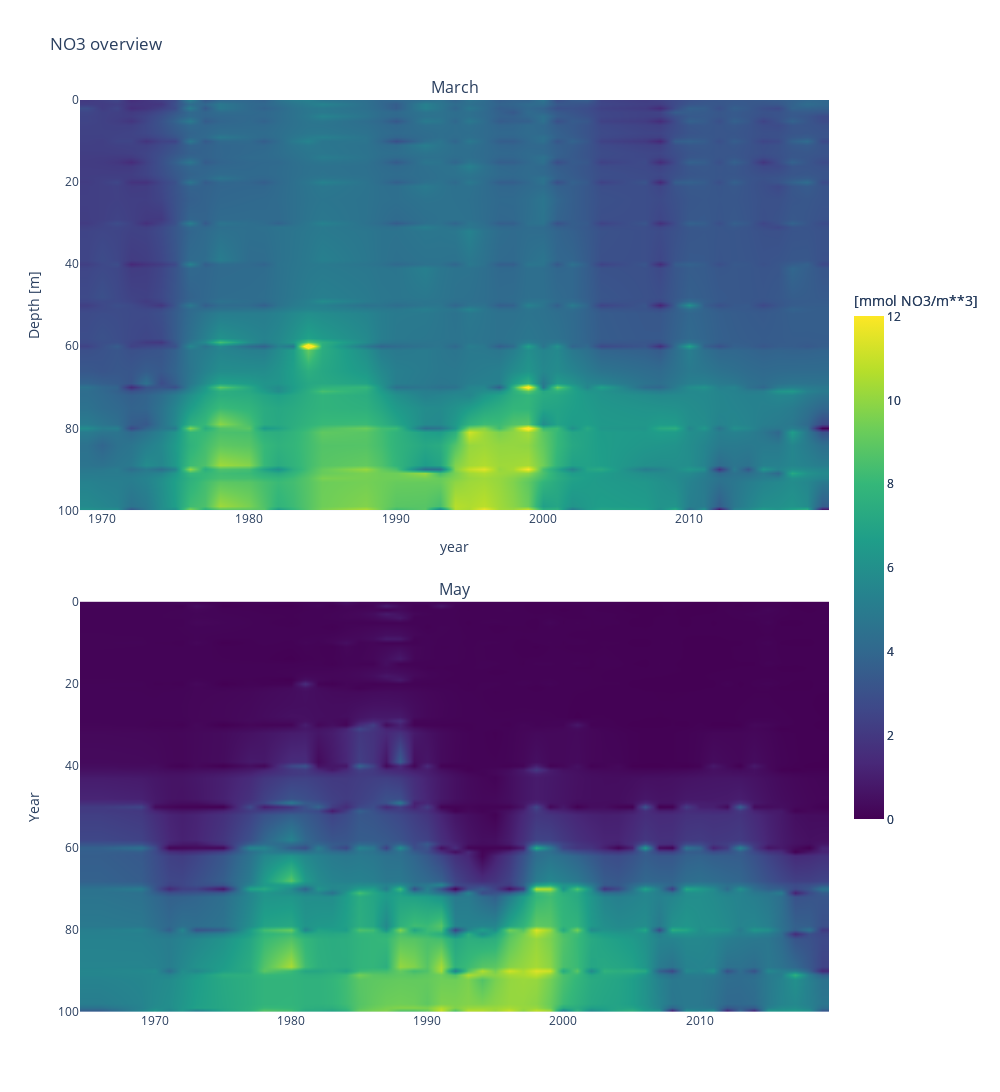

Notebook source saved alongside this figure:
### Code cell
fig = make_subplots(rows=2, cols=1, vertical_spacing = 0.1, subplot_titles=("March", "May"))

zmax = 12
zmin = 0

fig.add_trace(go.Heatmap(z=df3["no3"], 
                         x=df3["Year"], 
                         y=df3["Depth"], 
                         zsmooth = 'best',
                         zmax = zmax,
                         zmin = zmin,
                         colorscale="Viridis", 
                         hoverinfo = ['z'],
                         colorbar={"title": '[mmol NO3/m**3]'}),
              row=1, col=1)

fig.add_trace(go.Heatmap(z=df5["no3"], 
                         x=df5["Year"], 
                         y=df5["Depth"], 
                         zsmooth = 'best',
                         zmax = zmax,
                         zmin = zmin,
                         colorscale="Viridis", 
                         hoverinfo = ['z'],
                         colorbar={"title": '[mmol NO3/m**3]'}),
              row=2, col=1)

fig.update_layout(title="NO3 overview",
                  xaxis_title= "year", 
                  yaxis_title="Depth",
                  yaxis = dict(range=[100,0]),
                  height=1200, width=1000)

fig.update_yaxes(title_text="Year", range=[100, 0], row=2, col=1)
fig.update_yaxes(title_text="Depth [m]", range=[100, 0], row=1, col=1)

fig.update_traces(colorbar_len=0.6, selector=dict(type='heatmap'))

fig.show()

### Figure 1 — Plotly figure (JSON) as saved in the notebook; plotly's stock layout.template omitted (floating-point values rounded to 4 significant figures; data arrays with more than 128 entries replaced by an {"elided": "..."} marker saying what was removed)
{"data": [{"colorbar": {"len": 0.6, "title": {"text": "[mmol NO3/m**3]"}}, "colorscale": [[0, "#440154"], [0.1111, "#482878"], [0.2222, "#3e4989"], [0.3333, "#31688e"], [0.4444, "#26828e"], [0.5556, "#1f9e89"], [0.6667, "#35b779"], [0.7778, "#6ece58"], [0.8889, "#b5de2b"], [1, "#fde725"]], "hoverinfo": ["z"], "type": "heatmap", "x": {"elided": "1004 int values"}, "xaxis": "x", "y": {"elided": "1004 int values"}, "yaxis": "y", "z": {"elided": "1004 float values"}, "zmax": 12, "zmin": 0, "zsmooth": "best"}, {"colorbar": {"len": 0.6, "title": {"text": "[mmol NO3/m**3]"}}, "colorscale": [[0, "#440154"], [0.1111, "#482878"], [0.2222, "#3e4989"], [0.3333, "#31688e"], [0.4444, "#26828e"], [0.5556, "#1f9e89"], [0.6667, "#35b779"], [0.7778, "#6ece58"], [0.8889, "#b5de2b"], [1, "#fde725"]], "hoverinfo": ["z"], "type": "heatmap", "x": {"elided": "1250 int values"}, "xaxis": "x2", "y": {"elided": "1250 int values"}, "yaxis": "y2", "z": {"elided": "1250 float values"}, "zmax": 12, "zmin": 0, "zsmooth": "best"}], "layout": {"annotations": [{"font": {"size": 16}, "showarrow": false, "text": "March", "x": 0.5, "xanchor": "center", "xref": "paper", "y": 1, "yanchor": "bottom", "yref": "paper"}, {"font": {"size": 16}, "showarrow": false, "text": "May", "x": 0.5, "xanchor": "center", "xref": "paper", "y": 0.45, "yanchor": "bottom", "yref": "paper"}], "height": 1200, "title": {"text": "NO3 overview"}, "width": 1000, "xaxis": {"anchor": "y", "domain": [0, 1], "title": {"text": "year"}}, "xaxis2": {"anchor": "y2", "domain": [0, 1]}, "yaxis": {"anchor": "x", "domain": [0.55, 1], "range": [100, 0], "title": {"text": "Depth [m]"}}, "yaxis2": {"anchor": "x2", "domain": [0, 0.45], "range": [100, 0], "title": {"text": "Year"}}}}
